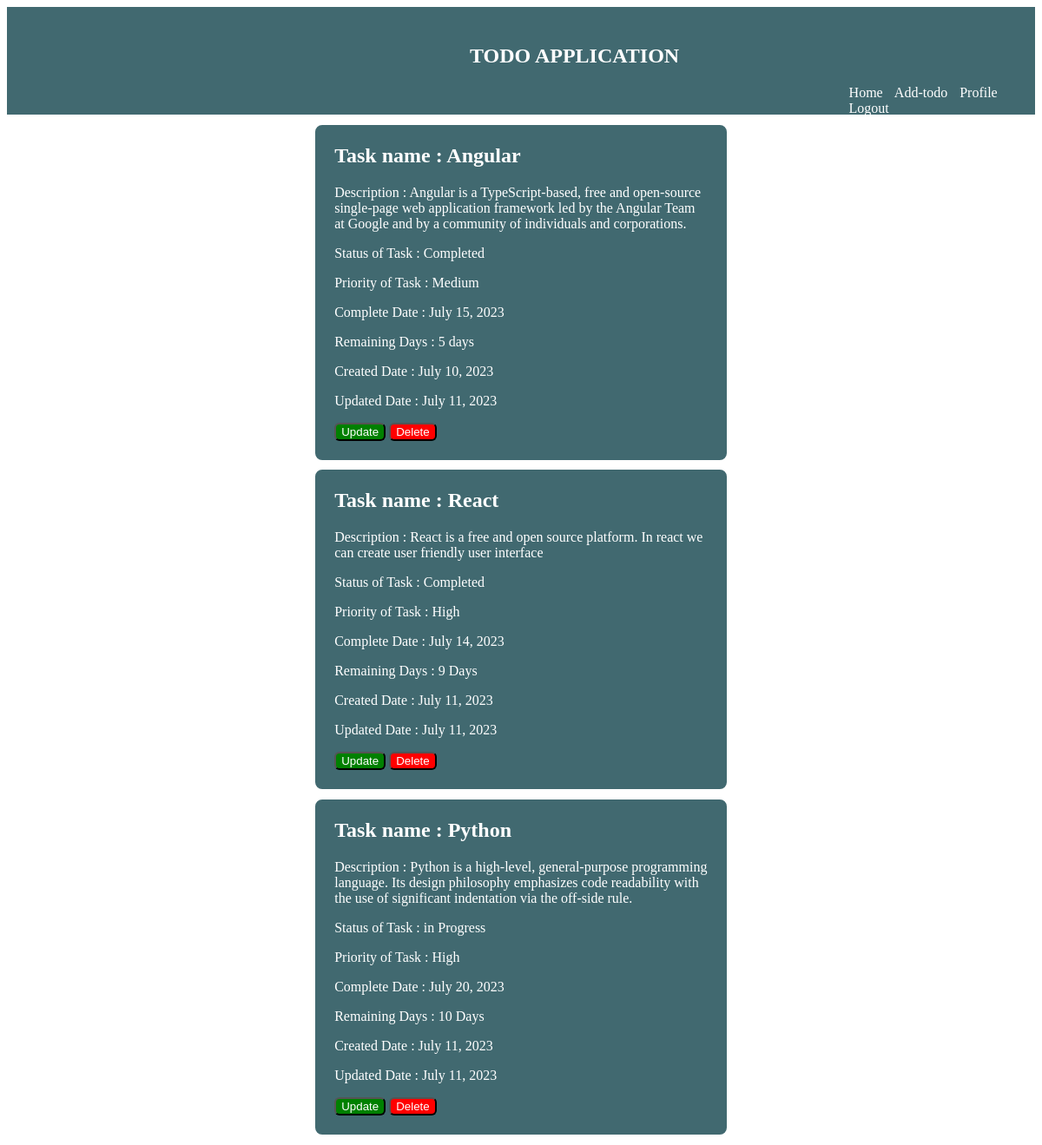
The app's page /home/ (signed in) with its own data.
### todouser/models.py (models this page shows, shortened)
class Todoapp(models.Model):
    tname = models.CharField(max_length=50)
    desc = models.TextField()
    status=models.CharField(max_length=50)
    priority=models.CharField(max_length=50)
    completion_date=models.DateField(blank=True, null=True)
    remaining_days = models.CharField(max_length=50)
    created_at=models.DateTimeField(default=timezone.now)
    updated_at=models.DateTimeField(default=timezone.now)
    newuser = models.ForeignKey(User, on_delete=models.CASCADE, related_name="newuser")

### todouser/views.py (the view)
# urls.py: path('home/', views.TodoappListView.as_view(), name='home-todo'),
class TodoappListView(generic.ListView):
    model = Todoapp
    template_name = 'todouser/home.html'
    context_object_name = 'todolist'
    ordering = ['-created_at']
    def get_queryset(self):
        return Todoapp.objects.filter(newuser=self.request.user)

### todouser/templates/todouser/home.html
{% extends 'todouser/base.html' %}
{% block content %}
    {% for todo in todolist %}
        <div class="todos-div">
            <h2>Task name : {{ todo.tname }}</h2>
            <p>Description : {{ todo.desc }}</p>
            <p>Status of Task : {{ todo.status }}</p>
            <p>Priority of Task : {{ todo.priority }}</p>
            <p>Complete Date : {{ todo.completion_date }}</p>
            <p>Remaining Days : {{ todo.remaining_days }}</p>
            <p>Created Date : {{ todo.created_at|date:"F d, Y" }}</p>
            <p>Updated Date : {{ todo.updated_at|date:"F d, Y" }}</p>
            <div>
                <button class="btn-upt"><a href="{% url 'todo-update' todo.id %}">Update</a></button>
                <button class="btn-dlt"><a href="{% url 'todo-delete' todo.id %}">Delete</a></button>
            </div>
        </div>
    {% endfor %}
{% endblock  %}

### todouser/static/todouser/main.css (style rules this page uses)
a:link { text-decoration: none; }
a { color: white; }
.todos-div { margin: 1% 30% 1% 30%; border: 2px solid #416970; padding: 0px 20px 20px 20px; border-radius: 8px; background-color: #416970; color: white; }
.btn-upt { border: 1px sloid green; background-color: green; border-radius: 6px; }
.btn-dlt { border: 1px sloid red; background-color: red; border-radius: 6px; }

### records on screen
Todoapp: tname "Angular", desc "Angular is a TypeScript-based, free and open-source single-page web application framework led by the Angular Team at Google and by a community of individuals and corporations.", status "Completed", priority "Medium", completion_date "July 15, 2023", remaining_days "5 days", created_at "July 10, 2023", updated_at "July 11, 2023"
Todoapp: tname "React", desc "React is a free and open source platform. In react we can create user friendly user interface", status "Completed", priority "High", completion_date "July 14, 2023", remaining_days "9 Days", created_at "July 11, 2023", updated_at "July 11, 2023"
Todoapp: tname "Python", desc "Python is a high-level, general-purpose programming language. Its design philosophy emphasizes code readability with the use of significant indentation via the off-side rule.", status "in Progress", priority "High", completion_date "July 20, 2023", remaining_days "10 Days", created_at "July 11, 2023", updated_at "July 11, 2023"
